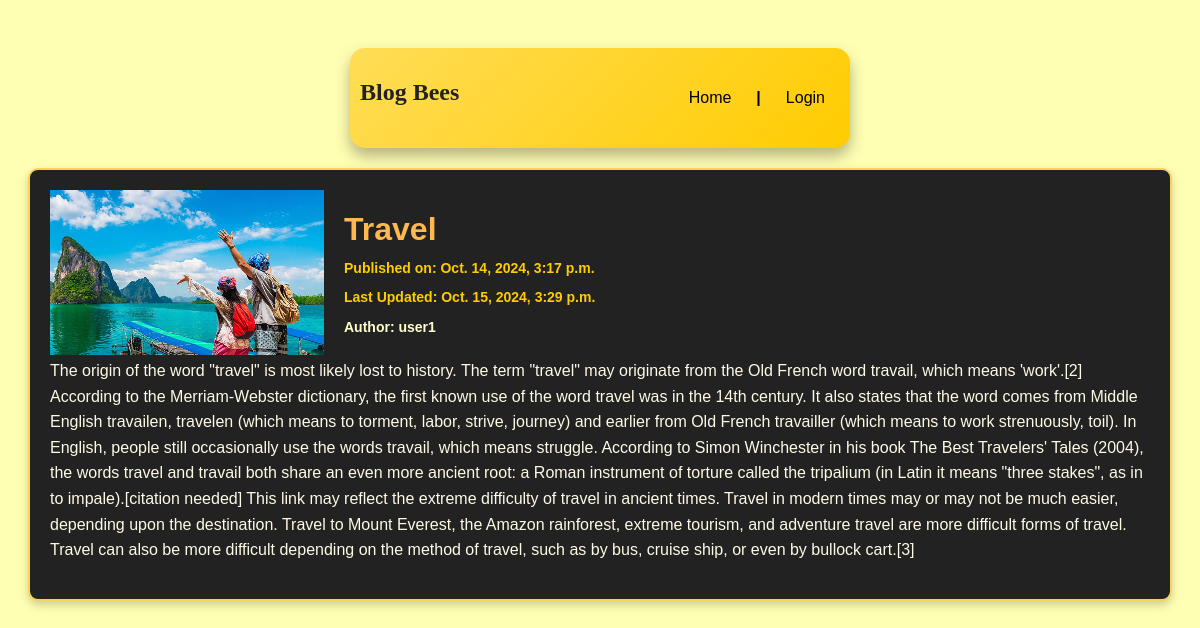
The app's page /post/1/ with its own data.
### posts/models.py (models this page shows, shortened)
class Post(models.Model):
    title = models.CharField(max_length=200)
    content = models.TextField(default='Empty, no content')
    author = models.ForeignKey(User, on_delete=models.CASCADE, related_name='posts', default=1)
    created_at = models.DateTimeField(default=timezone.now)
    updated_at = models.DateTimeField(auto_now=True)
    image = models.ImageField(upload_to='post_images/', null=True, blank=True)  # New field

### posts/views.py (the view)
# urls.py: path('post/<str:pk>/', views.post, name='post'),  # View individual post
def post(request, pk):
    single_post = Post.objects.get(id=pk)  # Load individual post by ID
    return render(request, 'post.html', {'post': single_post})

### templates/post.html (shortened to what this page needs)
{% load static %}
<!DOCTYPE html>
<html lang="en">
<head>
    <link rel="stylesheet" href="{% static 'style.css' %}">
</head>
<body>
<div class="header">
    <div class="header-top">
        <div class="header-left">
            <a href="{% url 'posts' %}"><h2 class="bb">Blog Bees</h2></a>
        </div>
        <div class="header-right">
            <a href="/" class="home-btn">Home</a>
            {% if user.is_authenticated %}
                <span class="separator">|</span>
                <a href="{% url 'logout' %}" class="logout-btn">Logout</a>
            {% else %}
                <span class="separator">|</span>
                <a href="{% url 'login' %}" class="login-btn">Login</a>
            {% endif %}
        </div>
    </div>
</div>
<div class="container-card">
    {% if post.image %}
        <img class="post-image" src="{{ post.image.url }}" alt="Post Image">
    {% endif %}
    <h1>{{ post.title }}</h1>
    <h5>Published on: {{ post.created_at }}</h5>
    <h5>Last Updated: {{ post.updated_at }}</h5>
    <h5 style="color: #ffffcc;">Author: {{ post.author.username }}</h5>
    <p>{{ post.content }}</p>
</div>
</body>
</html>

### static/style.css (style rules this page uses)
* { box-sizing: border-box; }
body { font-family: 'Trebuchet MS', Arial, sans-serif; padding: 20px; background: #ffffb3; color: #fff; }
.header { height: 100px; width: 500px; margin: 0 auto; background: linear-gradient(135deg, #ffdd57, #ffcc00); display: flex; justify-content: center; align-items: center; border-radius: 15px; box-shadow: 0 8px 15px rgba(0, 0, 0, 0.3); }
.header h2 { color: #222; font-family: 'Lucida Handwriting', cursive; }
.header { background: linear-gradient(135deg, #ffdd57, #ffcc00); padding: 15px 30px; border-radius: 15px; box-shadow: 0 8px 15px rgba(0, 0, 0, 0.3); display: flex; justify-content: space-between; align-items: center; max-width: 800px; margin: 20px auto; }
.header-right { display: flex; align-items: center; gap: 15px; }
a { text-decoration: none; }

### templates/post.html (style rules this page uses)
.post-image { float: left; margin-right: 20px; }
.container-card { position: relative; overflow: auto; padding: 20px; background-color: #222; color: #fffae5; margin-top: 20px; border-radius: 10px; border: 2px solid #f7d358; box-shadow: 0 4px 10px rgba(0, 0, 0, 0.2); transition: transform 0.3s ease; }
.container-card h2, .container-card h1 { color: #ffb84d; }
.container-card h5 { color: #ffcc00; margin-top: -10px; font-size: 14px; }
.container-card p { line-height: 1.6; }
.header { display: flex; background-color: #f6d600; padding: 10px; }
.header-top { display: flex; justify-content: space-between; width: 100%; }
.header-left { display: flex; flex-direction: column; width: 100%; }
.header-right { display: flex; gap: 10px; }
.bb { margin-top: auto; margin-bottom: 0px; max-width: 200px; }
.separator { font-weight: bold; color: black; }
.home-btn, .logout-btn, .login-btn { color: black; background: none; border: none; border-radius: 5px; font-size: 16px; cursor: pointer; position: relative; padding: 10px 15px; transition: background-color 0.3s ease; }

### records on screen
Post: image (picture), title "Travel", created_at "Oct. 14, 2024, 3:17 p.m.", updated_at "Oct. 15, 2024, 3:29 p.m.", author.username "user1", content "The origin of the word \"travel\" is most likely lost to history. The term \"travel\" may originate from the Old French word travail, which means 'work'.[2] According to the Merriam-Webster dictionary, the first known use of the word travel was in the 14th century. It also states that the word comes from Middle English travailen, travelen (which means to torment, labor, strive, journey) and earlier from Old French travailler (which means to work strenuously, toil). In English, people still occasionally use the words travail, which means struggle. According to Simon Winchester in his book The Best Travelers' Tales (2004), the words travel and travail both share an even more ancient root: a Roman…"
